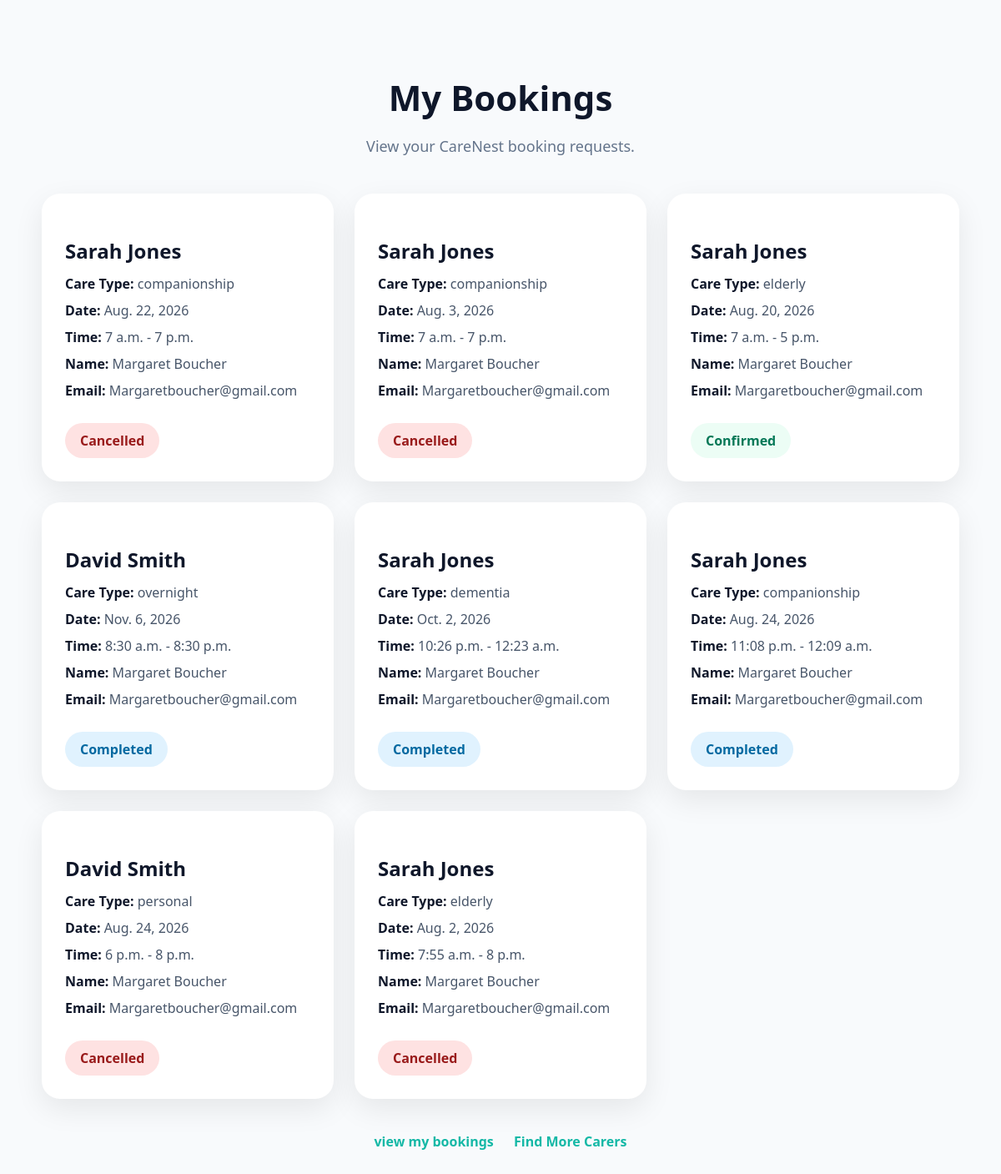
The page /booking/my-bookings/ (signed in) on the database as committed earlier.
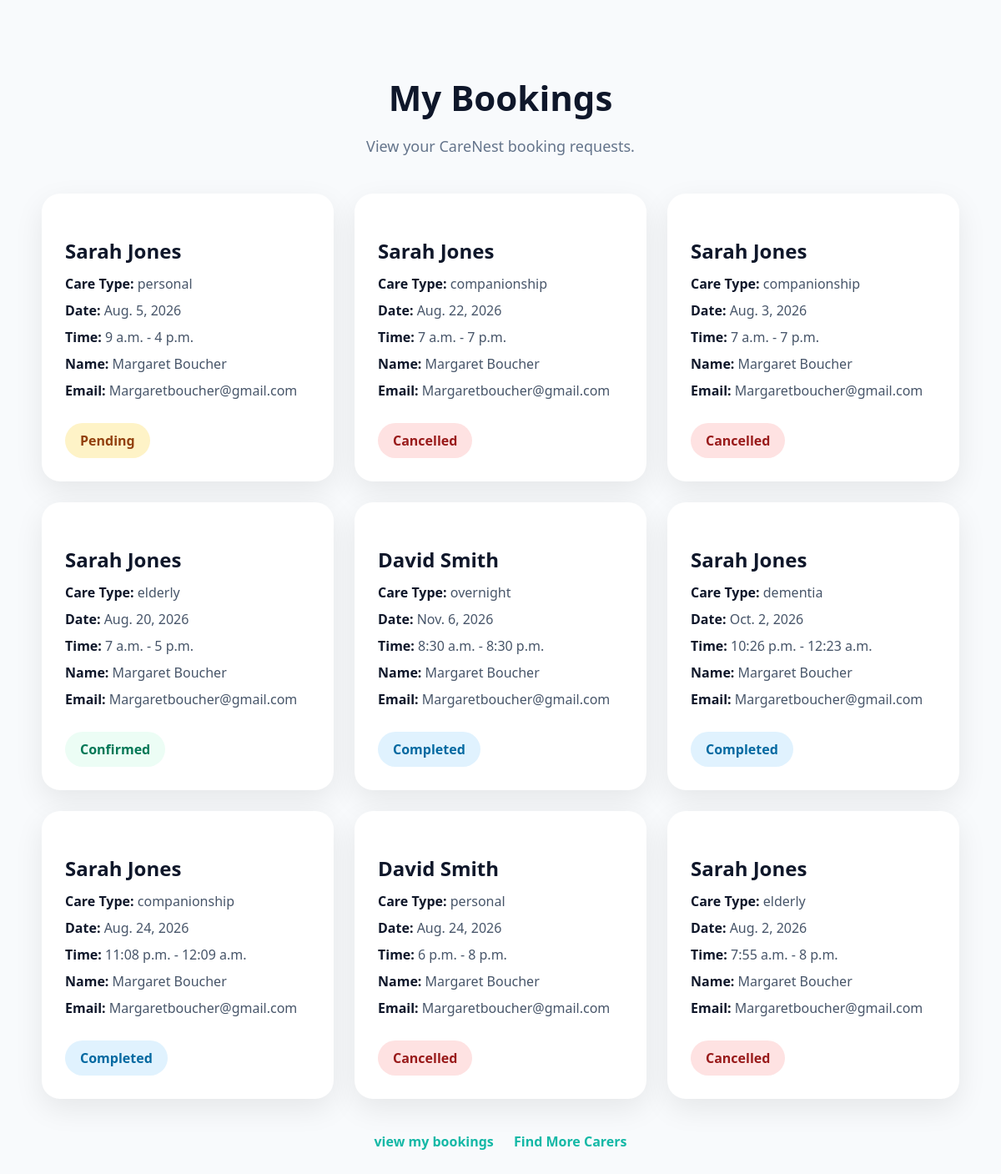
The same page on the database as committed later.
### bookings/models.py (models this page shows, shortened)
class Booking(models.Model):
    CARE_TYPES = (
        ('Personal Care', 'Personal Care'),
        ('Dementia Care', 'Dementia Care'),
        ('Companionship', 'Companionship'),
        ('Overnight Care', 'Overnight Care'),
        ('Respite Care', 'Respite Care'),
        ('Learning Disabilities Support', 'Learning Disabilities Support'),
        ('Autism Support', 'Autism Support'),
        ('Live-in Care', 'Live-in Care'),
        ('Mobility Support', 'Mobility Support'),
        ('Domestic Support', 'Domestic Support'),
        ('Shopping & Community Access', 'Shopping & Community Access'),
    )
    family = models.ForeignKey(
        User,
        on_delete=models.CASCADE,
        null=True,
        blank=True
    )
    client_name = models.CharField(max_length=100)
    client_email = models.EmailField()
    client_phone = models.CharField(
        max_length=20,
        blank=True
    )
    client_address = models.TextField(
        blank=True
    )
    client_postcode = models.CharField(
        max_length=20,
        blank=True
    )
    carer = models.ForeignKey(
        Carer,
        on_delete=models.CASCADE
    )
    care_type = models.CharField(
        max_length=50,
        choices=CARE_TYPES
    )
    booking_date = models.DateField()
    start_time = models.TimeField()
    end_time = models.TimeField()
    STATUS_CHOICES = (
    ('pending', 'Pending'),
    ('confirmed', 'Confirmed'),
    ('completed', 'Completed'),
    ('cancelled', 'Cancelled'),
    )
    status = models.CharField(
    max_length=20,
    choices=STATUS_CHOICES,
    default='pending'
    )
    created_at = models.DateTimeField(
        auto_now_add=True
    )

### carers/models.py (models this page shows, shortened)
class Carer(models.Model):
    user = models.OneToOneField(
        User,
        on_delete=models.CASCADE,
        null=True,
        blank=True,
        related_name='carer_profile'
    )
    GENDER_CHOICES = (
        ('male', 'Male'),
        ('female', 'Female'),
    )
    CARE_TYPES = (
        ('Personal Care', 'Personal Care'),
        ('Dementia Care', 'Dementia Care'),
        ('Companionship', 'Companionship'),
        ('Overnight Care', 'Overnight Care'),
        ('Respite Care', 'Respite Care'),
        ('Learning Disabilities Support', 'Learning Disabilities Support'),
        ('Autism Support', 'Autism Support'),
        ('Live-in Care', 'Live-in Care'),
        ('Mobility Support', 'Mobility Support'),
        ('Domestic Support', 'Domestic Support'),
        ('Shopping & Community Access', 'Shopping & Community Access'),
    )
    care_type = models.CharField(
        max_length=50,
        choices=CARE_TYPES,
        default='Personal Care'
    )
    services_offered = models.JSONField(
        default=list,
        blank=True
    )
    full_name = models.CharField(max_length=100)
    email = models.EmailField(
        blank=True
    )
    photo = models.ImageField(
        upload_to='carers/',
        blank=True,
        null=True
    )
    gender = models.CharField(
        max_length=10,
        choices=GENDER_CHOICES,
        default='female'
    )
    postcode = models.CharField(max_length=20)
    experience_years = models.PositiveIntegerField()
    hourly_rate = models.DecimalField(
        max_digits=8,
        decimal_places=2
    )
    phone_number = models.CharField(
        max_length=20,
        blank=True
    )
    address = models.TextField(
        blank=True
    )
    bio = models.TextField()
    dbs_verified = models.BooleanField(
        default=False
    )

### bookings/views.py (the view)
# urls.py: path('my-bookings/', my_bookings, name='my_bookings'),
@login_required
def my_bookings(request):
    bookings = Booking.objects.filter(
        family=request.user
    ).order_by('-created_at')
    return render(
        request,
        'bookings/my_bookings.html',
        {'bookings': bookings}
    )

### bookings/templates/bookings/my_bookings.html (shortened to what this page needs)
{% load static %}
<!DOCTYPE html>
<html>
<head>
</head>
<body>
<div class="dashboard">
    <div class="dashboard-header">
        <h1>My Bookings</h1>
        <p>
            View your CareNest booking requests.
        </p>
    </div>
    {% if bookings %}
        <div class="bookings-grid">
            {% for booking in bookings %}
                <div class="booking-card">
                    <h3>{{ booking.carer.full_name }}</h3>
                    <div class="booking-detail">
                        <strong>Care Type:</strong>
                        {{ booking.get_care_type_display }}
                    </div>
                    <div class="booking-detail">
                        <strong>Date:</strong>
                        {{ booking.booking_date }}
                    </div>
                    <div class="booking-detail">
                        <strong>Time:</strong>
                        {{ booking.start_time }} - {{ booking.end_time }}
                    </div>
                    <div class="booking-detail">
                        <strong>Name:</strong>
                        {{ booking.client_name }}
                    </div>
                    <div class="booking-detail">
                        <strong>Email:</strong>
                        {{ booking.client_email }}
                    </div>
                    <span class="status status-{{ booking.status }}">
                         {{ booking.get_status_display }}
                    </span>
                </div>
            {% endfor %}
        </div>
    {% endif %}
    <div class="top-links">
    <a href="/bookings/">view my bookings</a>
       <a href="/carers/">Find More Carers</a>
    </div>
</div>
</body>
</html>

Rows that differ between the two databases and show on the page:
added Booking: carer.full_name "Sarah Jones", care_type "personal", booking_date "Aug. 5, 2026", start_time "9 a.m.", end_time "4 p.m.", client_name "Margaret Boucher", client_email "Margaretboucher@gmail.com", status "Pending"
